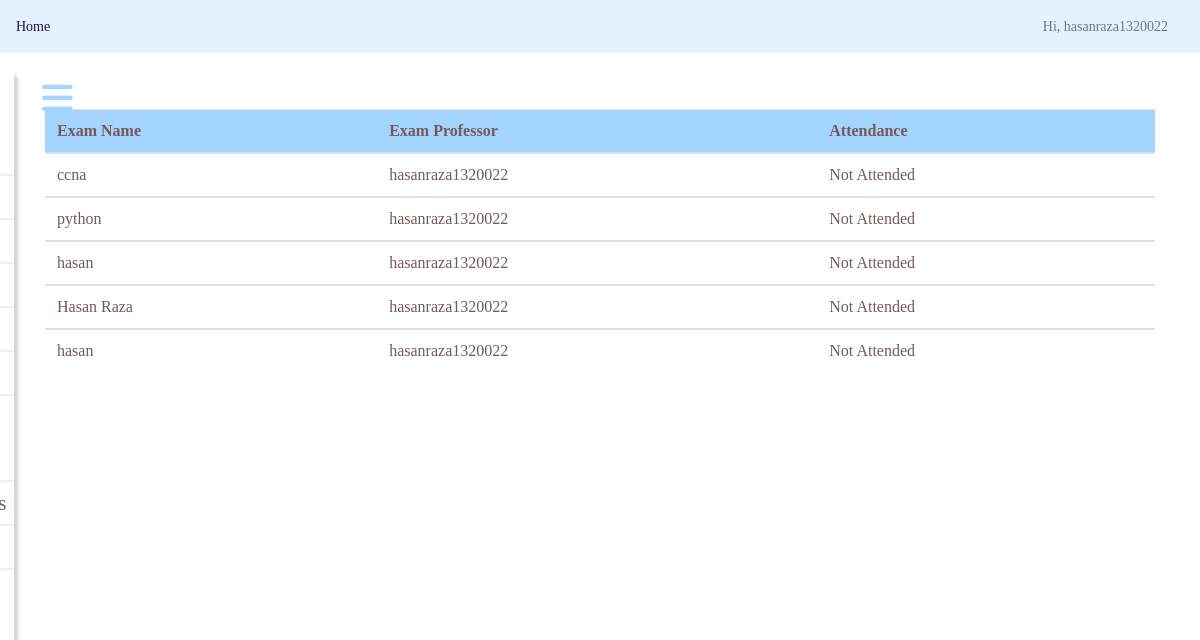
Page /exams/student/attendance/ (signed in) on the committed database.
### questions/models.py (models this page shows, shortened)
class Exam_Model(models.Model):
    professor = models.ForeignKey(User, limit_choices_to={'groups__name': "Professor"}, on_delete=models.CASCADE)
    name = models.CharField(max_length=50)
    total_marks = models.IntegerField()
    question_paper = models.ForeignKey(Question_Paper, on_delete=models.CASCADE, related_name='exams')
    start_time = models.DateTimeField(default=datetime.now())
    end_time = models.DateTimeField(default=datetime.now())

### questions/views.py (the view)
# urls.py: path('student/attendance/',views.view_students_attendance,name="view_students_attendance")
@login_required(login_url='login')
def view_students_attendance(request):
    exams = Exam_Model.objects.all()
    list_of_completed = []
    list_un = []
    for exam in exams:
        if StuExam_DB.objects.filter(examname=exam.name ,student=request.user).exists():
            if StuExam_DB.objects.get(examname=exam.name,student=request.user).completed == 1:
                list_of_completed.append(exam)
        else:
            list_un.append(exam)
    return render(request,'exam/attendance.html',{
        'exams':list_un,
        'completed':list_of_completed
    })

### templates/exam/attendance.html (shortened to what this page needs)
{% extends 'base.html' %}
{% block body %}
    <div class="container">
        {% if exams %}
                <table class="table">
                    <thead class="thead" style="background-color: #a3d5ff;">
                        <tr>
                        <th scope="col">Exam Name</th>
                        <th scope="col">Exam Professor</th>
                        <th scope="col">Attendance</th>
                        </tr>
                    </thead>
                {% for exam in exams %}
                        <tbody>
                            <tr>
                            <td>{{exam.name}}</td>
                            <td>{{exam.professor}}</td>
                            <td>Not Attended</tr>
                        </tbody>
                {% endfor %}
                </table>
        {% endif %}
    </div>
{% endblock %}

### templates/base.html (shortened to what this page needs)
{% load static %}
<html lang="en">
<head>
     {% block css_block %}
    <link href="{% static 'css/bootstrap.min.css' %}" rel="stylesheet">
    <link href="{% static 'css/main.css' %}" rel="stylesheet">
    <link href="{% static 'css/dashboard.css' %}" rel="stylesheet">
     {% endblock %}
</head>
<body>
    <nav class="navbar navbar-light" style="background-color: #e3f2fd;">
      <a href="{% url 'index' %}" style="color:#1f154b" >Home</a>
      <ul class="navbar-nav px-3" style="display:flex;flex-direction:row;align-items:center">
        <li class="nav-item text-nowrap">
          <a class="nav-link" href="{% url 'email-student-pref' %}">Hi, {{request.user.username}}</a>
        </li>
      </ul>
    </nav>
    {% include 'partials/_sidebar.html' %}
      {% block body %}
      {% endblock %}
</body>
</html>

### examProject/static/css/main.css (style rules this page uses)
body { font-family: cursive; }

### examProject/static/css/dashboard.css (style rules this page uses)
body { font-size: .875rem; }

### templates/base.html (style rules this page uses)
* { color: #271c4d; }

### templates/partials/_sidebar.html (style rules this page uses)
* { margin: 0; padding: 0; list-style: none; text-decoration: none; }

### templates/exam/attendance.html (style rules this page uses)
* { color:#745959; }

### rows in the picture
Exam_Model: name "ccna", professor "hasanraza1320022"
Exam_Model: name "python", professor "hasanraza1320022"
Exam_Model: name "hasan", professor "hasanraza1320022"
Exam_Model: name "Hasan Raza", professor "hasanraza1320022"
Exam_Model: name "hasan", professor "hasanraza1320022"

### other values in the picture
{{ request.user.username }} "hasanraza1320022"
